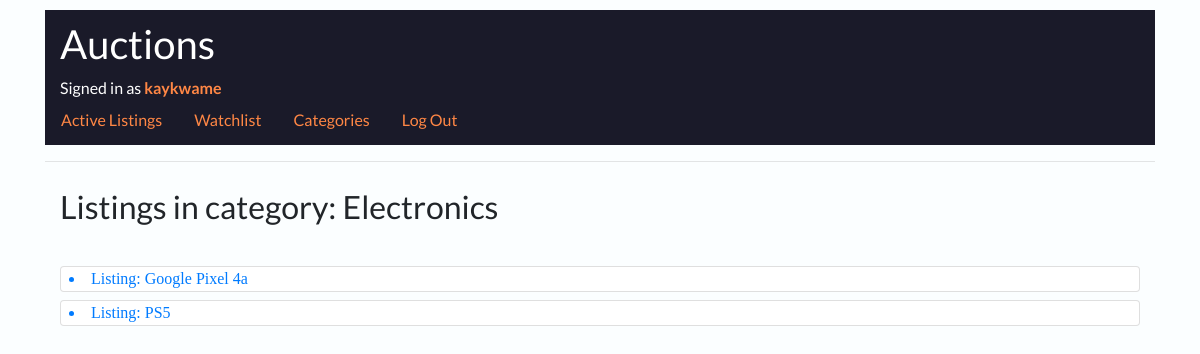
Page /listings_by_categories/2/Electronics (signed in) on the committed database.
### auctions/models.py (models this page shows, shortened)
class User(AbstractUser):
    pass

class Auction_listing(models.Model):
    is_active = models.BooleanField(default=True)
    listing_poster = models.ForeignKey(settings.AUTH_USER_MODEL, on_delete=models.CASCADE, default=1)
    listing_title = models.CharField(max_length=50)
    listing_category = models.ForeignKey(Auction_category, on_delete=models.CASCADE, default=1, related_name="Categories")
    listing_image = models.ImageField(null=True, blank=True, upload_to="images/")
    listing_image_url = models.CharField(null=True, blank=True, max_length=100) #I added this field in case the user's image is hosted on another website (for whatever reason)
    listing_description = models.TextField(max_length=500)
    listing_price = models.DecimalField(max_digits=6, decimal_places=2)
    listing_date_time_created = models.DateTimeField(auto_now=False, auto_now_add=True)
    listing_winner = models.CharField(null=True, blank=True, max_length=50)
    listing_bid = models.DecimalField(null=True, blank=True, max_digits=6, decimal_places=2)
    def __str__(self):
        return f"Listing: {self.listing_title}"

### auctions/views.py (the view)
# urls.py: path("listings_by_categories/<int:pk>/<str:category>", views.listings_by_categories, name="listings_by_categories"),
@login_required(login_url="login")
def listings_by_categories(request, pk, category):
    listings = Auction_listing.objects.filter(listing_category=pk, is_active=True)
    return render(request, "auctions/listingsbycategory.html", {"listings": listings, "category": category})

### auctions/templates/auctions/listingsbycategory.html
{% extends "auctions/layout.html" %}
{% block body %}
{% if user.is_authenticated %}
  <div class="container">
    <div class="row">
      <div class="col-md-12">
        <h2>Listings in category: {{category}}</h2>
          <br>
          {% for listing in listings %}
            <div class="card card-signin my-2 px-2">
              <a href="{% url 'listing_details' pk=listing.pk %}"><li>{{listing}}</li></a>
            </div>
          {% endfor %}
      </div>
    </div>
  </div>
  {% endif %}
{% endblock %}

### auctions/templates/auctions/layout.html (shortened to what this page needs)
{% load static %}
<!DOCTYPE html>
<html lang="en">
    <head>
      <link rel="stylesheet" href="https://stackpath.bootstrapcdn.com/bootstrap/4.4.1/css/bootstrap.min.css">
      <link href="{% static 'auctions/styles.css' %}" rel="stylesheet">
    </head>
      <body>
        <div class="container">
          <div class="row">
            <div class="col-md-12">
              <div class="header">
              <h1 style="margin-left: 15px;">Auctions</h1>
              <div style="margin-left: 15px;">
                  {% if user.is_authenticated %}
                      Signed in as <strong style="color: #FF8745;">{{ user.username }}</strong>
                  {% else %}
                      Not signed in.
                  {% endif %}
              </div>
              <ul class="nav">
                  <li class="nav-item">
                      <a class="nav-link" href="{% url 'index' %}">Active Listings</a>
                  </li>
                  {% if user.is_authenticated %}
                      <li class="nav-item">
                          <a class="nav-link" href="{% url 'watchlist' pk=request.user.id %}">Watchlist</a>
                      </li>
                      <li class="nav-item">
                          <a class="nav-link" href="{% url 'categories' %}">Categories</a>
                      </li>
                      <li class="nav-item">
                          <a class="nav-link" href="{% url 'logout' %}">Log Out</a>
                      </li>
                  {% endif %}
              </ul>
              </div>
              <hr>
              {% block body %}
              {% endblock %}
            </div>
          </div>
        </div>
    </body>
</html>

### auctions/static/auctions/styles.css (style rules this page uses)
body { padding: 10px; background-color: #FBFEFF; }
.header { background-color: #1A1A29; color: white; font-family: "Lato", sans-serif; padding-bottom: 5px; }
.nav-item a { color: #FF8745; }
body { font-family: "Apple Chancery"; }
h2, h1 { padding-top: 10px; font-family: "Lato", sans-serif; }

### rows in the picture
User: username "kaykwame"
Auction_listing: listing_title "Listing: Google Pixel 4a"
Auction_listing: listing_title "Listing: PS5"

### other values in the picture
{{ category }} "Electronics"
